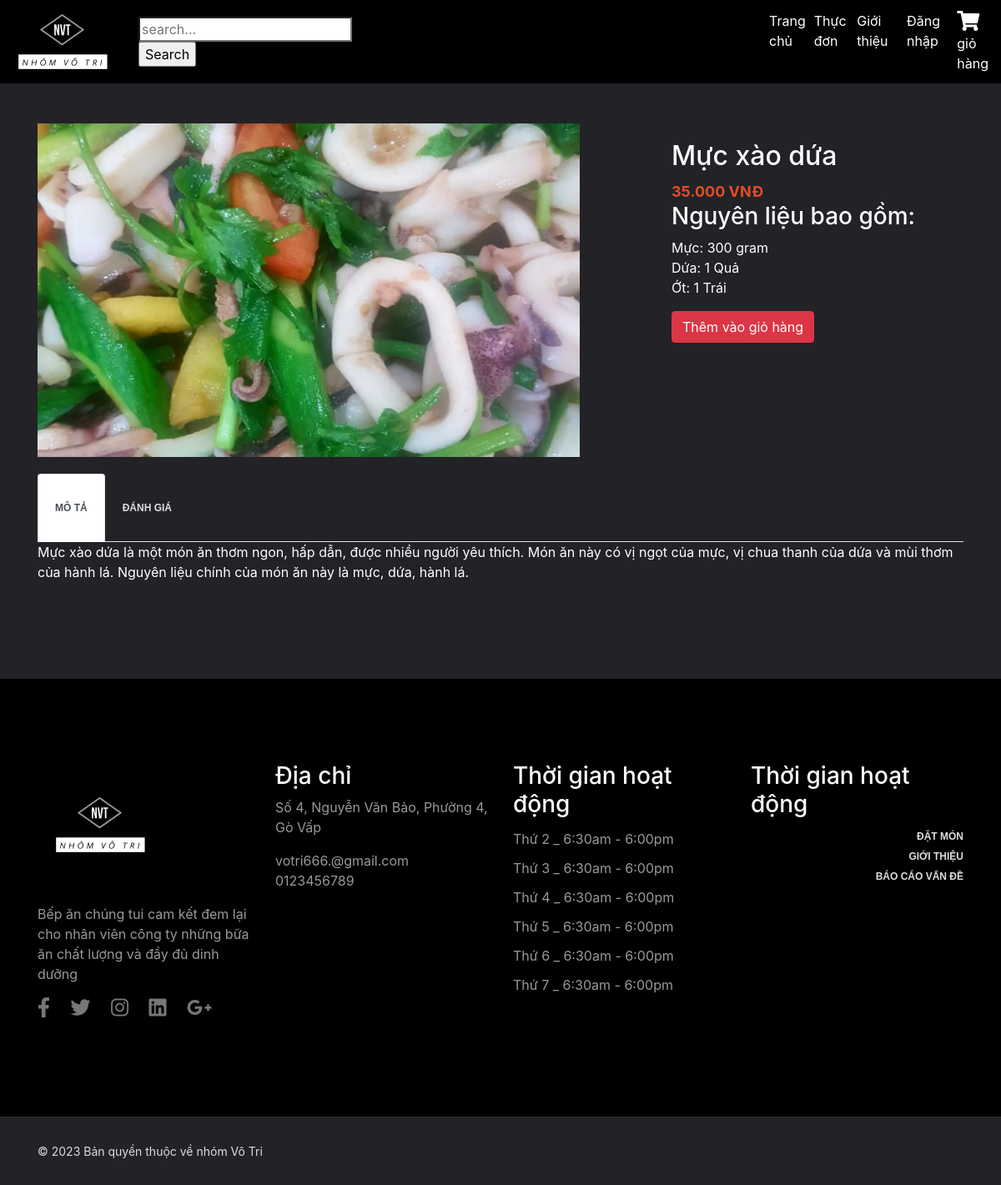
/index.php?mod=chitiet&id=13&date=2023-12-11, run on the app's committed database.
### tables this page shows
CREATE TABLE `chitietnguyenlieu` (
  `idnguyenlieu` int(2) NOT NULL,
  `id_monan` int(2) NOT NULL,
  `soluongsudung` int(10) NOT NULL,
  `donvitinh` varchar(30) NOT NULL
);

CREATE TABLE `nguyenlieu` (
  `idnguyenlieu` int(2) NOT NULL,
  `tennguyenlieu` varchar(30) NOT NULL
);

### Controller/cMonan.php (called while the page is built, shortened)
<?php
include_once("Model/mMonan.php");
class controlMonan
{
    function getShowchitiet($id)
    {
        $p = new modelMonan();
        $tbl = $p->Showchitiet($id);
        return $tbl;
    }
}
?>

### Model/ketnoi.php (called while the page is built, shortened)
<?php
class KetNoiDB
{
    function moKetNoi(& $con)
    {
        $con = new mysqli("localhost", "root", "", "bepan_votri");
        $con->set_charset("utf8");
        return $con;
    }
}
?>

### Model/mMonan.php (called while the page is built, shortened)
<?php
include_once("ketnoi.php");
class modelMonan
{
    function Showchitiet($id)
{
    $p = new KetNoiDB();
    if ($p->moKetNoi($con)) {
        $query = "SELECT monan.*, chitietnguyenlieu.*, nguyenlieu.tennguyenlieu
        FROM monan
        INNER JOIN chitietnguyenlieu ON monan.id_monan = chitietnguyenlieu.id_monan
        INNER JOIN nguyenlieu ON nguyenlieu.idnguyenlieu = chitietnguyenlieu.idnguyenlieu
        WHERE monan.id_monan =" . $id;
        $result = $con->query($query);
        if ($result) {
            $data = array();
            while ($row = $result->fetch_assoc()) {
                $data['monan']['id_monan'] = $row['id_monan'];
                $data['monan']['tenmonan'] = $row['tenmonan'];
                $data['monan']['gia'] = $row['gia'];
                $data['monan']['hinhanh'] = $row['hinhanh'];
                $data['monan']['mota'] = $row['mota'];
                $data['nguyenlieu'][] = array(
                    'idnguyenlieu' => $row['idnguyenlieu'],
                    'tennguyenlieu' => $row['tennguyenlieu'],
                    'soluongsudung' => $row['soluongsudung'],
                    'donvitinh' => $row['donvitinh'],
                );
            }
            return $data;
        } else {
            echo "Lỗi truy vấn: " . $con->error;
        }
    } else {
        return false;
    }
}
}
?>

### View/vChitietmonan.php (the view, shortened to what this page needs)
<?php
include_once("Controller/cMonan.php");
$p = new controlMonan();
if (isset($_GET['id'])) {
    $id = $_GET['id'];
    $monan = $p->getShowchitiet($id);
} else {
    echo "Không có ID món ăn được cung cấp.";
    exit;
}
?>
<!DOCTYPE html>
<html lang="en">
<head>
</head>
<body>
<section style="padding: 100px 0 100px; background-color: #222227;">
<div class="container mt-5 ">
    <div class="row">
        <div class="col-md-8">
            <div class="chitiet">
                <img src="Design/image/<?php echo $monan['monan']['hinhanh']; ?>" alt="<?php echo $monan['monan']['tenmonan']; ?>">
            </div>
        </div>
        <div class="col-md-4">
        <div class="info">
    <div class="name"><h2><?php echo $monan['monan']['tenmonan']; ?></h2></div>
    <div class="price"><?php echo number_format($monan['monan']['gia'], 0, ',', '.') ?> VNĐ</div>
    <div><h3>Nguyên liệu bao gồm:</h3></div>
    <?php
    if (isset($monan['nguyenlieu']) && is_array($monan['nguyenlieu'])) {
        echo '<ul>';
        foreach ($monan['nguyenlieu'] as $nguyenlieu) {
            echo '<li>' . $nguyenlieu['tennguyenlieu'] . ': ' . $nguyenlieu['soluongsudung'] . ' ' . $nguyenlieu['donvitinh'] . '</li>';
        }
        echo '</ul>';
    } else {
        echo 'Không có nguyên liệu.';
    }
    ?>
        <a href="index.php?mod=cart&act=Add&id_monan=<?php echo $monan['monan']['id_monan']; ?>&date=<?php echo $_GET['date'] ?>" class="btn btn-danger">Thêm vào giỏ hàng</a>
</div>
        </div>
        <div class="col-md-12">
            <ul class="nav nav-tabs">
                <li class="nav-item">
                    <a class="nav-link active" id="moTa-tab" data-toggle="tab" href="#moTa">Mô tả</a>
                </li>
                <li class="nav-item">
                    <a class="nav-link" id="danhGia-tab" data-toggle="tab" href="#danhGia">Đánh giá</a>
                </li>
            </ul>
            <div class="tab-content">
                <div class="tab-pane fade show active" id="moTa">
                    <p><?php echo $monan['monan']['mota']; ?></p>
                </div>
        </div>
    </div>
</div>
</section>
<section class="widget_section" style="background-color: black;padding: 100px 0;">
        <div class="container">
            <div class="row">
                <div class="col-lg-3 col-md-6">
                <img src="./Design/images/Nhom_vo_tri_logos_white.png" alt="Restaurant Logo" style="width: 150px;margin-bottom: 20px;">
                    <div class="footer_widget">
                        <p>
                            Bếp ăn chúng tui cam kết đem lại cho nhân viên công ty những bữa ăn chất lượng và đầy đủ dinh dưỡng
                        </p>
                        <ul class="widget_social">
                            <li><a href="#" data-toggle="tooltip" title="Facebook"><i class="fab fa-facebook-f fa-2x"></i></a></li>
                            <li><a href="#" data-toggle="tooltip" title="Twitter"><i class="fab fa-twitter fa-2x"></i></a></li>
                            <li><a href="#" data-toggle="tooltip" title="Instagram"><i class="fab fa-instagram fa-2x"></i></a></li>
                            <li><a href="#" data-toggle="tooltip" title="LinkedIn"><i class="fab fa-linkedin fa-2x"></i></a></li>
                            <li><a href="#" data-toggle="tooltip" title="Google+"><i class="fab fa-google-plus-g fa-2x"></i></a></li>
                        </ul>
                    </div>
                </div>
                <div class="col-lg-3 col-md-6">
                     <div class="footer_widget">
                        <h3>Địa chỉ</h3>
                        <p>
                            Số 4, Nguyễn Văn Bảo, Phường 4, Gò Vấp
                        </p>
                        <p>
                            votri666.@gmail.com <br>
                            0123456789
                        </p>
                     </div>
                </div>
                <div class="col-lg-3 col-md-6">
                    <div class="footer_widget">
                        <h3>
                            Thời gian hoạt động
                        </h3>
                        <ul class="opening_time">
                            <li>Thứ 2 _ 6:30am - 6:00pm</li>
                            <li>Thứ 3 _ 6:30am - 6:00pm</li>
                            <li>Thứ 4 _ 6:30am - 6:00pm</li>
                            <li>Thứ 5 _ 6:30am - 6:00pm</li>
                            <li>Thứ 6 _ 6:30am - 6:00pm</li>
                            <li>Thứ 7 _ 6:30am - 6:00pm</li>
                        </ul>
                    </div>
                </div>
                <div class="col-lg-3 col-md-6">
						<div class="footer_widget">
                        <h3>
                            Thời gian hoạt động
                        </h3>
						<ul class="footer_social">
							<li><a href="#">Đặt món</a></li> <br>
							<li><a href="#">Giới thiệu</a></li><br>
							<li><a href="#">Báo cáo vấn đề</a></li><br>
						</ul>
                    </div>
					</div>
            </div>
        </div>
    </section>
</body>
</html>

### Design/css/main.css (style rules this page uses)
a, a:hover { text-decoration: none !important; }
ul { display: block; list-style: none; padding: 0; margin: 0; }
html { scroll-behavior: smooth; }
body { font-family: 'Roboto', sans-serif; font-size: 16px; line-height: 28px; font-weight: 300; }
ul.nav>li { position: relative; }
ul.nav>li>a { color: #ddd; font-family: work sans,sans-serif; display: inline-block; vertical-align: middle; padding: 0 20px; letter-spacing: 0; font-size: 12px; font-weight: 600; text-transform: uppercase; line-height: 80px; z-index: 1; transition: 0.5s; }
.widget_social { display: block; text-align: left; }
.widget_social li { display: inline-block; }
.widget_social li a { color: #777; font-size: 12px; margin-right: 20px; }
.footer_widget p { color: #999; }
.footer_widget h3 { color: #fff; }
.opening_time li { color: #999; line-height: 35px; }
.footer_social { display: block; text-align: right; }
.footer_social li { display: inline-block; }
.footer_social li a { font-family: "Work Sans",sans-serif; color: #ddd; font-size: 12px; font-weight: 600; text-transform: uppercase; margin-left: 20px; }

### View/vChitietmonan.php (style rules this page uses)
body { background-color: black; color: white; }
.chitiet img { width: 650px; height: 400px; object-fit: cover; }
.info { overflow: hidden; margin-top: 20px; }
.name { font-size: 24px; font-weight: bold; }
.price { font-size: 18px; font-weight: bold; color: #e44d26; margin-top: 10px; }
.nav-tabs { margin-top: 20px; }

### data on the page
chitietnguyenlieu: idnguyenlieu.tennguyenlieu "Mực", soluongsudung "300", donvitinh "gram"
chitietnguyenlieu: idnguyenlieu.tennguyenlieu "Dứa", soluongsudung "1", donvitinh "Quả"
chitietnguyenlieu: idnguyenlieu.tennguyenlieu "Ớt", soluongsudung "1", donvitinh "Trái"

### other printed values
$monan['monan']['tenmonan'] "Mực xào dứa"
$monan['monan']['gia'] "35.000"
